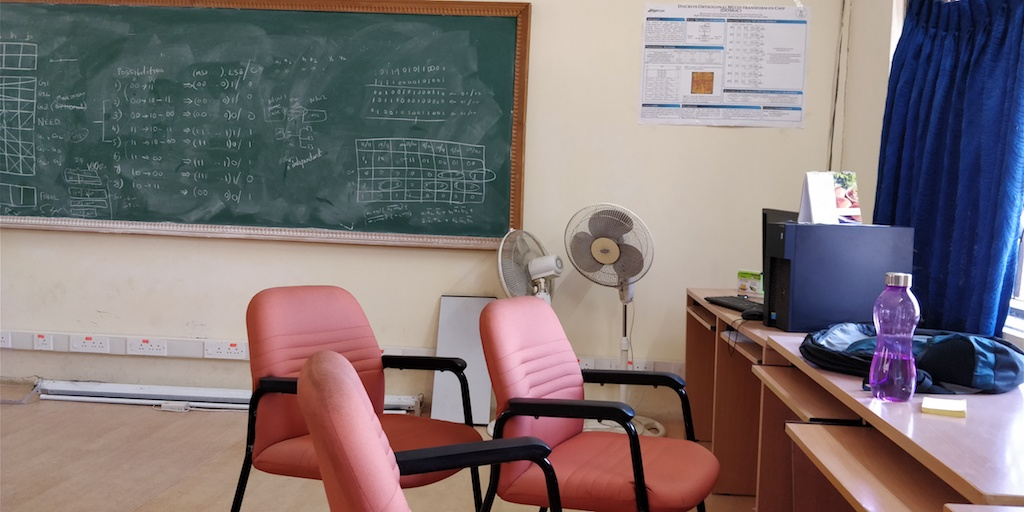
#> input picture extra/lab.jpg, 1024 x 512 px
$ python edge.py
#> lines starting #> are read from the running program, lines starting #| are printed output that depends on the picture
import cv2
import numpy as np

print("Image Edge Detection");

# img = cv2.imread("circle.grey.jpg",0);

img = cv2.imread("lab.jpg",0);
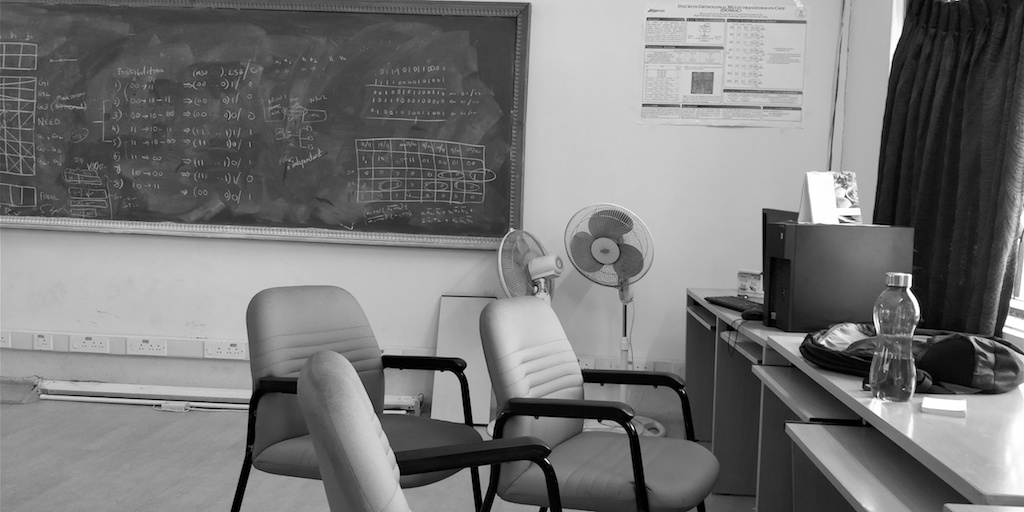
#> img: shape (512, 1024); min 0, max 255, mean 119

cv2.imshow("Circle",img);

height = img.shape[0];
#> height = 512
width = img.shape[1];
#> width = 1024

print("Height of image",height);
#| Height of image 512

print("width of image",width);
#| width of image 1024

binzed = np.zeros((height,width ,1), np.uint8);
edgeX = np.zeros((height,width ,1), np.uint8)

# [6 lines of commented-out code are left out]


for x in range(1,height):
	for y in range(1,width):

		a = int((img[x,y]));
		ax_1 = int((img[x-1,y]));
		ay_1 = int((img[x,y-1]));


		if (abs( ax_1 - a)) > 26:
			edgeX[x,y] = 255;
		if (abs( ay_1 - a)) > 26:
			edgeX[x,y] = 255;
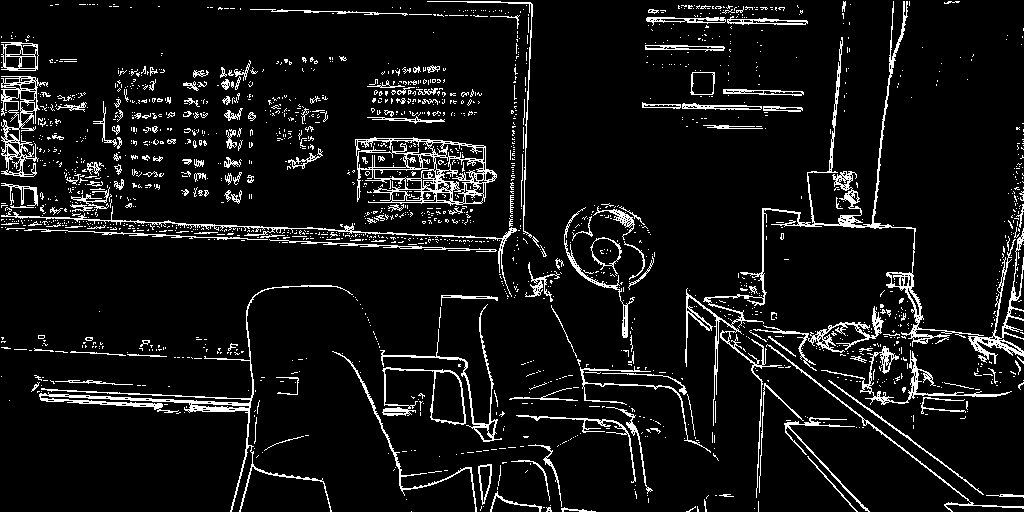
#> edgeX: shape (512, 1024, 1); 7.7% white in thin lines or dots


# cv2.imwrite("lab-b.jpg",binzed);
cv2.imwrite("lab-e.jpg",edgeX);


# cv2.imshow("Binarized",binzed);
# cv2.moveWindow("Binarized",400,50);

# cv2.imshow("EdgeX",edgeX);
# cv2.moveWindow("EdgeX",850,50);

# cv2.waitKey(0);
# cv2.destroyAllWindows();
